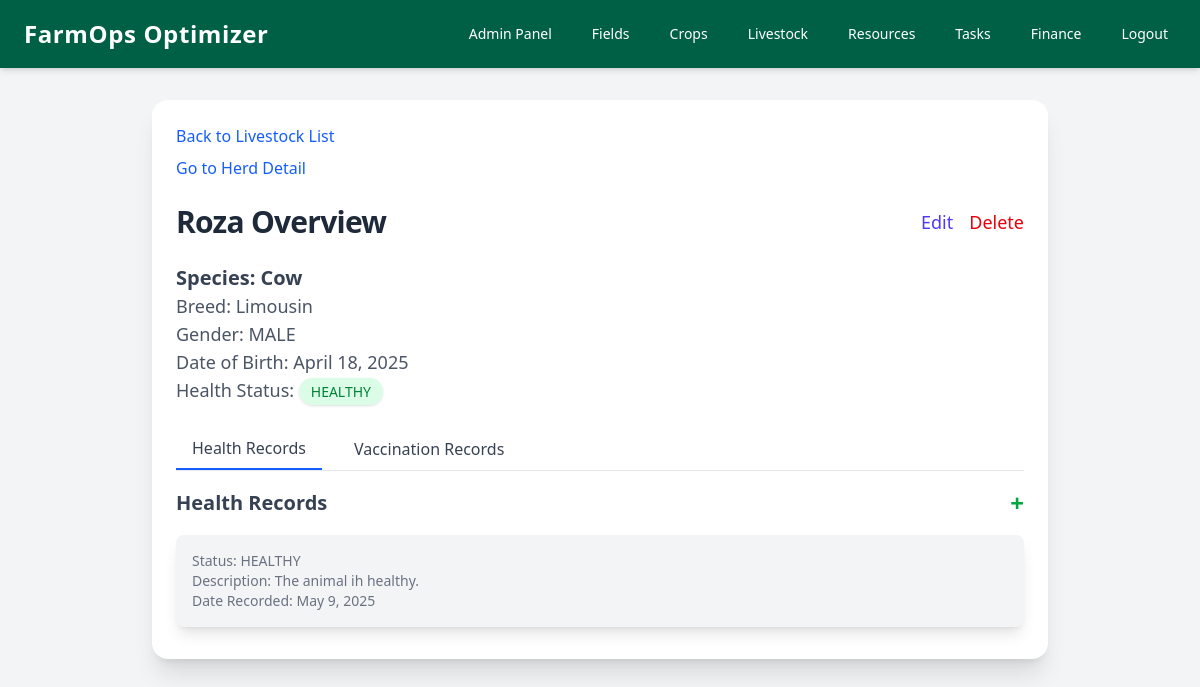
/livestock/livestock/1/ (signed in), run on the app's committed database.
### livestock/models.py (models this page shows, shortened)
class Livestock(models.Model):
    GENDER_CHOICES = [
        ('MALE', 'Male'),
        ('FEMALE', 'Female'),
    ]
    species = models.ForeignKey(Species, on_delete=models.CASCADE)
    name = models.CharField(max_length=100)
    gender = models.CharField(max_length=10, choices=GENDER_CHOICES, default='MALE')
    birth_date = models.DateTimeField(null=True, blank=True)
    weight = models.FloatField(null=True, blank=True)
    breed = models.CharField(max_length=100, blank=True, null=True)
    grazing_field = models.ForeignKey(GrazingField, on_delete=models.SET_NULL, null=True, blank=True)
    user = models.ForeignKey(User, on_delete=models.CASCADE, related_name='livestocks', null=True)
    herd = models.ForeignKey(Herd, on_delete=models.SET_NULL, null=True, blank=True, related_name='livestock')

class Species(models.Model):
    name = models.CharField(max_length=100)
    description = models.TextField()
    scientific_name = models.CharField(max_length=100, blank=True, null=True)
    family = models.CharField(max_length=100, blank=True, null=True)
    genus = models.CharField(max_length=100, blank=True, null=True)
    kingdom = models.CharField(max_length=100, blank=True, null=True)
    CONSERVATION_STATUS_CHOICES = [
        ('LC', 'Least Concern'),
        ('NT', 'Near Threatened'),
        ('VU', 'Vulnerable'),
        ('EN', 'Endangered'),
        ('CR', 'Critically Endangered'),
        ('EX', 'Extinct'),
        ('EW', 'Extinct in the Wild'),
    ]
    conservation_status = models.CharField(max_length=2, choices=CONSERVATION_STATUS_CHOICES, default='LC')
    AVERAGE_WEIGHT_CHOICES = [
        ('<10', 'Less than 10kg'),
        ('10-50', '10-50kg'),
        ('50-100', '50-100kg'),
        ('100-500', '100-500kg'),
        ('>500', 'More than 500kg'),
    ]
    average_weight = models.CharField(max_length=10, choices=AVERAGE_WEIGHT_CHOICES, blank=True, null=True)
    AVERAGE_HEIGHT_CHOICES = [
        ('<0.5', 'Less than 0.5m'),
        ('0.5-1', '0.5-1m'),
        ('1-3', '1-3m'),
        ('3-5', '3-5m'),
        ('>5', 'More than 5m'),
    ]
    average_height = models.CharField(max_length=10, choices=AVERAGE_HEIGHT_CHOICES, blank=True, null=True)
    LIFESPAN_CHOICES = [
            (1, 'Less than 1 year'),
            (2, '1-5 years'),
            (3, '6-10 years'),
            (4, '11-20 years'),
            (5, '21-50 years'),
            (6, 'More than 50 years'),
        ]
    lifespan = models.IntegerField(choices=LIFESPAN_CHOICES, null=True, blank=True)
    habitat = models.TextField(blank=True, null=True)
    RANGE_CHOICES = [
        ('AFRICA', 'Africa'),
        ('ASIA', 'Asia'),
        ('EUROPE', 'Europe'),
        ('NORTH_AMERICA', 'North America'),
        ('SOUTH_AMERICA', 'South America'),
        ('OCEANIA', 'Oceania'),
        ('ANTARCTICA', 'Antarctica'),
        ('GLOBAL', 'Global'),
    ]
    range = models.CharField(max_length=15, choices=RANGE_CHOICES, blank=True, null=True)
    DIET_CHOICES = [
        ('HERBIVORE', 'Herbivore'),
        ('CARNIVORE', 'Carnivore'),
        ('OMNIVORE', 'Omnivore'),
        ('INSECTIVORE', 'Insectivore'),
        ('FRUGIVORE', 'Frugivore'),
        ('NECROPHAGY', 'Necrophagy'),
    ]
    diet = models.CharField(max_length=20, choices=DIET_CHOICES, blank=True, null=True)
    BEHAVIOR_CHOICES = [
        ('SOCIAL', 'Social'),
        ('SOLITARY', 'Solitary'),
        ('MIGRATORY', 'Migratory'),
        ('NOCTURNAL', 'Nocturnal'),
        ('DIURNAL', 'Diurnal'),
    ]
    behavior = models.CharField(max_length=20, choices=BEHAVIOR_CHOICES, blank=True, null=True)
    REPRODUCTION_CHOICES = [
        ('OVIPAROUS', 'Oviparous'),
        ('VIVIPAROUS', 'Viviparous'),
        ('OVOVIVIPAROUS', 'Ovoviviparous'),
    ]
    reproduction = models.CharField(max_length=25, choices=REPRODUCTION_CHOICES, blank=True, null=True)
    MATING_SEASON_CHOICES = [
            ('SPRING', 'Spring'),
            ('SUMMER', 'Summer'),
            ('AUTUMN', 'Autumn'),
            ('WINTER', 'Winter'),
            ('YEAR_ROUND', 'Year-Round'),
            ('UNKNOWN', 'Unknown'),
        ]
    mating_season = models.CharField(max_length=20, choices=MATING_SEASON_CHOICES, blank=True, null=True)
    ENDANGERED_STATUS_CHOICES = [
        ('CRITICALLY_ENDANGERED', 'Critically Endangered'),
        ('ENDANGERED', 'Endangered'),
        ('VULNERABLE', 'Vulnerable'),
        ('NEAR_THREATENED', 'Near Threatened'),
        ('LEAST_CONCERN', 'Least Concern'),
        ('DATA_DEFICIENT', 'Data Deficient'),
        ('NOT_EVALUATED', 'Not Evaluated'),
        ('UNKNOWN', 'Unknown'),
    ]
    STATUS_CHOICES = [
        ('pending', 'Pending'),
        ('approved', 'Approved'),
    ]
    status = models.CharField(max_length=10, choices=STATUS_CHOICES, default='approved')
    endangered_status = models.CharField(max_length=25, choices=ENDANGERED_STATUS_CHOICES, blank=True, null=True)

class HealthRecord(models.Model):
    HEALTH_STATUS_CHOICES = [
        ('HEALTHY', 'Healthy'),
        ('ILL', 'Ill'),
        ('INJURED', 'Injured'),
        ('VACCINATED', 'Vaccinated'),
        ('RECOVERING', 'Recovering'),
        ('QUARANTINED', 'Quarantined'),
        ('UNDER_OBSERVATION', 'Under Observation'),
        ('DECEASED', 'Deceased'),
    ]
    SEVERITY_CHOICES = [
        ('LOW', 'Low'),
        ('MODERATE', 'Moderate'),
        ('HIGH', 'High'),
        ('CRITICAL', 'Critical'),
    ]
    livestock = models.ForeignKey(Livestock, on_delete=models.CASCADE, related_name='health_records')
    health_status = models.CharField(max_length=20, choices=HEALTH_STATUS_CHOICES, blank=True, null=True)
    severity_level = models.CharField(max_length=10, choices=SEVERITY_CHOICES, blank=True, null=True)
    description = models.TextField(blank=True, null=True)
    symptoms = models.TextField(blank=True, null=True)
    treatment = models.TextField(blank=True, null=True)
    cost_of_treatment = models.DecimalField(max_digits=10, decimal_places=2, null=True, blank=True)
    date_recorded = models.DateField(auto_now_add=True)
    next_checkup_date = models.DateField(null=True, blank=True)

### livestock/views.py (the view)
# urls.py: path('livestock/<int:id>/', views.livestock_detail, name='livestock_detail'),
@login_required
def livestock_detail(request, id):
    livestock = get_object_or_404(Livestock, id=id)
    latest_health_record = livestock.health_records.order_by('-date_recorded').first()
    return render(request, 'livestock/livestock_detail.html', {'livestock': livestock, 'latest_health_record': latest_health_record})

### livestock/templates/livestock/livestock_detail.html (shortened to what this page needs)
{% extends 'base.html' %}
{% block content %}
<div class="max-w-4xl mx-auto p-6 bg-white shadow-xl rounded-2xl">
    <div class="mb-6">
        <a href="{% url 'livestock:livestock_list' %}" class="text-blue-600 hover:text-blue-800">Back to Livestock List</a>
        {% if livestock.herd.id %}
        <div class="mt-2">
            <a href="{% url 'livestock:herd_detail' livestock.herd.id %}" class="text-blue-600 hover:text-blue-800">
                Go to Herd Detail
            </a>
        </div>
        {% endif %}
    </div>
    <div class="flex items-center justify-between mb-6">
        <h2 class="text-3xl font-bold text-gray-800 tracking-tight">{{ livestock.name }} Overview</h2>
        <div class="flex space-x-4">
            <a href="{% url 'livestock:edit_livestock' livestock.id %}" class="text-indigo-600 hover:text-indigo-800 text-lg font-medium">Edit</a>
            <a href="{% url 'livestock:delete_livestock' livestock.id %}" class="text-red-600 hover:text-red-800 text-lg font-medium">Delete</a>
        </div>
    </div>
    <div class="space-y-6">
        <div>
            <p class="text-xl font-semibold text-gray-700">Species: {{ livestock.species.name }}</p>
            <p class="text-lg text-gray-600">Breed: {{ livestock.breed }}</p>
            <p class="text-lg text-gray-600">Gender: {{ livestock.gender }}</p>
            <p class="text-lg text-gray-600">Date of Birth: {{ livestock.birth_date|date:"F j, Y" }}</p>
            <p class="text-lg text-gray-600">Health Status:
                {% if latest_health_record %}
                    <span class="px-3 py-1 bg-green-100 text-green-700 text-sm rounded-full shadow-sm">{{ latest_health_record.health_status }}</span>
                {% else %}
                    <span class="text-gray-500">No health record available</span>
                {% endif %}
            </p>
        </div>
        <div x-data="{ tab: 'health' }" class="mt-8">
            <div class="flex space-x-4 border-b border-gray-200 mb-4">
                <button @click="tab = 'health'"
                        :class="{ 'border-b-2 border-blue-600 text-blue-600': tab === 'health' }"
                        class="pb-2 px-4 text-gray-700 hover:text-blue-600 font-medium">
                    Health Records
                </button>
                <button @click="tab = 'vaccination'"
                        :class="{ 'border-b-2 border-blue-600 text-blue-600': tab === 'vaccination' }"
                        class="pb-2 px-4 text-gray-700 hover:text-blue-600 font-medium">
                    Vaccination Records
                </button>
            </div>
            <div x-show="tab === 'health'" x-cloak>
                <div class="flex items-center justify-between">
                    <h3 class="text-xl font-semibold text-gray-700">Health Records</h3>
                    <a href="{% url 'livestock:add_health_record' livestock.id %}" class="text-green-600 hover:text-green-800 text-2xl font-bold">+</a>
                </div>
                <ul class="space-y-2 mt-2">
                    {% for record in livestock.health_records.all %}
                        <li class="py-2">
                            <a href="{% url 'livestock:health_record_detail' record.id %}" class="block p-4 bg-gray-100 shadow-lg rounded-lg hover:bg-gray-200 transition-all">
                                <p class="text-sm text-gray-500">Status: {{ record.health_status }}</p>
                                <p class="text-sm text-gray-500">Description: {{ record.description }}</p>
                                <p class="text-sm text-gray-500">Date Recorded: {{ record.date_recorded|date:"F j, Y" }}</p>
                            </a>
                        </li>
                    {% empty %}
                        <p class="text-sm text-gray-500">No health records found for this livestock.</p>
                    {% endfor %}
                </ul>
            </div>
        </div>
    </div>
</div>
{% endblock %}

### data on the page
Livestock: name "Roza", species.name "Cow", breed "Limousin", gender "MALE", birth_date "April 18, 2025"
HealthRecord: health_status "HEALTHY", description "The animal ih healthy.", date_recorded "May 9, 2025"
